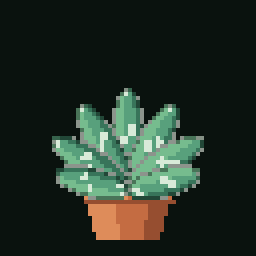
#> input picture data/plants/sprites/aloe_vera.png, 256 x 256 px; its folder holds only this picture in this run
$ python generate_wilted.py aloe_vera.png
#> lines starting #> are read from the running program, lines starting #| are printed output that depends on the picture
"""Make a wilting, slightly gray version of every plant sprite (transparent background).

    python generate_wilted.py            # writes wilted/<plant_type_id>.png
    python generate_wilted.py --sheet    # also writes wilted_sheet.png (healthy vs wilted)

Shown full-screen when a reading needs fixing. The same wilted image is used for every kind of
failure. It is derived from the healthy sprite, so it always matches it: the leaves sag and
spread, the color is grayed and dulled, and the tips go dry olive-brown. The pot / trunk stays
put. Needs Pillow.
"""

import sys
from pathlib import Path

from PIL import Image

N = 64  # pixel grid of the sprites
SCALE = 4  # output 256px, crisp at ~250px on screen
BG = (9, 20, 15)

HERE = Path(__file__).parent


def is_bg(c):
    return max(c) <= 34  # the dark background (the approved dracaena has a little noise)


def is_base(c):
    r, g, b = c
    return r > g + 28 and r > 100  # terracotta pot and brown trunk: they do not wilt


def load_grid(path):
    """Read a sprite as a 64x64 grid of colors (None = background)."""
    im = Image.open(path).convert("RGB")
    s = im.width // N
    grid = {}
    for y in range(N):
        for x in range(N):
            c = im.getpixel((x * s + s // 2, y * s + s // 2))
            if not is_bg(c):
                grid[(x, y)] = c
    return grid


def mix(a, b, k):
    return tuple(int(a[i] * (1 - k) + b[i] * k) for i in range(3))


def grayed(c, amount, dark):
    g = int(0.30 * c[0] + 0.59 * c[1] + 0.11 * c[2])
    return tuple(int(v * dark) for v in mix(c, (g, g, g), amount))


def wilt(grid):
    base = {p: c for p, c in grid.items() if is_base(c)}
    leaves = {p: c for p, c in grid.items() if p not in base}
    if not leaves:
        return grid
    ys = [y for _, y in leaves]
    ytop = min(ys)
    # where the leaves attach: the top of the pot/trunk, or the bottom of the leaves
    ybase = min((y for _, y in base), default=max(ys) + 1)
    ybase = max(ybase, ytop + 8)
    span = max(ybase - ytop, 1)
    cx = sum(x for x, _ in leaves) / len(leaves)
    half = max(max(abs(x - cx) for x, _ in leaves), 1)

    out = {}
    for (x, y), c in base.items():
        out[(x, y)] = grayed(c, 0.35, 0.92)

    for (x, y), c in sorted(leaves.items(), key=lambda kv: kv[0][1]):  # top first, lower leaves paint over
        t = max(0.0, min(1.0, (ybase - y) / span))  # 0 at the base, 1 at the tips
        u = (x - cx) / half  # -1 (far left) .. 1 (far right)
        reach = abs(u)
        # gravity: leaves that reach out hang down over the pot; the upright ones lean over and lose height
        ny = ybase - (ybase - y) * (0.80 - 0.12 * reach) + span * 0.50 * reach ** 1.6 * (0.45 + 0.55 * t) + 7 * t * t
        nx = cx + (x - cx) * 0.90 + (1 if x >= cx else -1) * 3 * t * (1 - reach)
        color = grayed(c, 0.50, 0.90)
        tip = max(t, reach) - 0.45
        if tip > 0:  # dry, browning tips
            color = mix(color, (116, 104, 62), min(0.5, 0.9 * tip))
        for dx in range(2):
            for dy in range(2):
                px, py = int(round(nx)) + dx - 0, int(round(ny)) + dy
                if 0 <= px < N and 0 <= py < N and (px, py) not in base:
                    out[(px, py)] = color
    return out


def to_image(grid, crop=False):
    """Grid -> RGBA PNG. crop=True trims to the plant (1px margin) so the app can scale it up to fill the screen."""
    im = Image.new("RGBA", (N, N), (0, 0, 0, 0))
    for (x, y), c in grid.items():
        im.putpixel((x, y), (*c, 255))
    if crop and grid:
        xs, ys = [x for x, _ in grid], [y for _, y in grid]
        im = im.crop((max(min(xs) - 1, 0), max(min(ys) - 1, 0), min(max(xs) + 2, N), min(max(ys) + 2, N)))
    return im.resize((im.width * SCALE, im.height * SCALE), Image.NEAREST)


def sprite_ids():
    return sorted(p.stem for p in HERE.glob("*.png") if not p.stem.endswith("_sheet"))


def main():
    out_dir = HERE / "wilted"
    out_dir.mkdir(exist_ok=True)
    pairs = []
    for pid in sprite_ids():
        grid = load_grid(HERE / f"{pid}.png")
#> in load_grid, im is the input picture: PIL image 256x256 RGB; mean R, G, B 35.2, 46.7, 36.5
#> after the loop in load_grid, `for y in range(N):`: grid = 915 items
#> grid = 915 items
        wilted_grid = wilt(grid)
#> in wilt, `base = {p: c for p, c in grid.items() if is_base(c)}`: base = 191 items
#> in wilt, `leaves = {p: c for p, c in grid.items() if p not in base}`: leaves = 724 items
#> in wilt, `ys = [y for _, y in leaves]`: ys = 724 values from 22 to 49
#> in wilt, `ytop = min(ys)`: ytop = 22
#> in wilt, `ybase = min((y for _, y in base), default=max(ys) + 1)`: ybase = 49
#> in wilt, `span = max(ybase - ytop, 1)`: span = 27
#> in wilt, `cx = sum(x for x, _ in leaves) / len(leaves)`: cx = 31.5
#> in wilt, `half = max(max(abs(x - cx) for x, _ in leaves), 1)`: half = 18.5
#> the loop in wilt, `for (x, y), c in base.items():` made 191 passes
#> (x, y, c, g in grayed) on passes 1 to 3: (21, 49, (222, 140, 90), 159), (31, 49, (222, 140, 90), 159), (32, 49, (196, 108, 66), 129)
#> after the loop in wilt, `for (x, y), c in base.items():`: out = 191 items
#> the loop in wilt, `for (x, y), c in sorted(leaves.items(), key=lambda kv: kv[0][1]):` made 724 passes
#> (x, y, c, t, u, reach, ny, nx) on passes 1 to 11: (31, 22, (133, 145, 133), 1, -0.027, 0.027, 34.53, 28.13), (32, 22, (54, 99, 76), 1, 0.027, 0.027, 34.53, 34.87), (30, 23, (73, 116, 88), 0.963, -0.0811, 0.0811, 35.18, 27.5), (31, 23, (216, 234, 216), 0.963, -0.027, 0.027, 34.82, 28.24), (32, 23, (88, 160, 124), 0.963, 0.027, 0.027, 34.82, 34.76), (33, 23, (34, 71, 55), 0.963, 0.0811, 0.0811, 35.18, 35.5), (29, 24, (140, 148, 140), 0.926, -0.135, 0.135, 35.93, 26.85), (30, 24, (118, 188, 142), 0.926, -0.0811, 0.0811, 35.48, 27.6), (31, 24, (88, 160, 124), 0.926, -0.027, 0.027, 35.12, 28.35), (32, 24, (88, 160, 124), 0.926, 0.027, 0.027, 35.12, 34.65), (33, 24, (56, 116, 90), 0.926, 0.0811, 0.0811, 35.48, 35.4)
#> (t, u, reach, ny, nx, tip, color) on passes 61 to 66: (0.778, 0.135, 0.135, 37.26, 35.77, 0.328, (81, 96, 76)), (0.778, 0.189, 0.189, 37.74, 36.54, 0.328, (123, 123, 107)), (0.778, 0.405, 0.405, 40.25, 39.64, 0.328, (88, 99, 77)), (0.778, 0.459, 0.459, 41.01, 40.41, 0.328, (122, 140, 113)), (0.778, 0.514, 0.514, 41.81, 41.19, 0.328, (122, 140, 113)), (0.778, 0.568, 0.568, 42.65, 41.96, 0.328, (104, 123, 100))
        to_image(wilted_grid, crop=True).save(out_dir / f"{pid}.png", optimize=True)
#> in to_image, `im = Image.new("RGBA", (N, N), (0, 0, 0, 0))`: im: PIL image 64x64 RGBA; every value is 0
#> the loop in to_image, `for (x, y), c in grid.items():` made 546 passes
#> (x, y, c) on passes 1 to 3: (21, 49, (183, 134, 104)), (31, 49, (183, 134, 104)), (32, 49, (158, 105, 80))
#> after the loop in to_image, `for (x, y), c in grid.items():`:
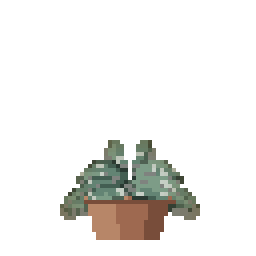
#> im: PIL image 64x64 RGBA (shown 4 times larger); mean R, G, B, A 16.7, 15.9, 13.3, 34; transparent parts drawn white
#> in to_image, `im = im.crop((max(min(xs) - 1, 0), max(min(ys) - 1, 0), min(max(xs) + ..`:
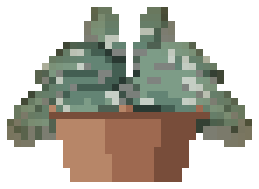
#> im: PIL image 37x27 RGBA (shown 7 times larger); mean R, G, B, A 68.3, 65.4, 54.6, 139.4; transparent parts drawn white
        pairs.append((pid, to_image(grid), to_image(wilted_grid)))
#> call 2 of to_image, with crop = False
#> the loop in to_image (call 2), `for (x, y), c in grid.items():` made 915 passes
#> (x, y, c) on passes 1 to 3: (31, 22, (133, 145, 133)), (32, 22, (54, 99, 76)), (30, 23, (73, 116, 88))
#> after the loop in to_image (call 2), `for (x, y), c in grid.items():`:
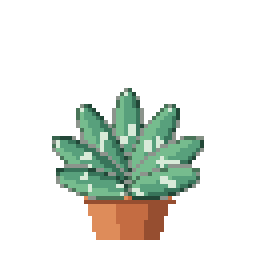
#> im: PIL image 64x64 RGBA (shown 4 times larger); mean R, G, B, A 27.4, 32.7, 25.7, 57; transparent parts drawn white
#> in to_image (call 2), `return im.resize((im.width * SCALE, im.height * SCALE), Image.NEAREST)`:
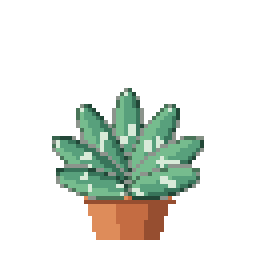
#> returned value: PIL image 256x256 RGBA; mean R, G, B, A 27.4, 32.7, 25.7, 57; transparent parts drawn white
        print("wrote", f"wilted/{pid}.png")
    if "--sheet" in sys.argv:
        cell = N * SCALE
        sheet = Image.new("RGB", (cell * 4, cell * ((len(pairs) * 2 + 3) // 4)), BG)
        for i, (_, healthy, wilted) in enumerate(pairs):
            for j, im in enumerate((healthy, wilted)):
                k = i * 2 + j
                sheet.paste(im, ((k % 4) * cell, (k // 4) * cell), im)
        sheet.save(HERE / "wilted_sheet.png")
        print("wrote wilted_sheet.png")


if __name__ == "__main__":
    main()

$ run again, on data/plants/sprites/heartleaf_philodendron.png
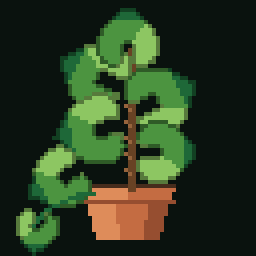
#> input picture data/plants/sprites/heartleaf_philodendron.png, 256 x 256 px
#> in load_grid, im is the input picture: PIL image 256x256 RGB; mean R, G, B 42.1, 58.4, 32
#> after the loop in load_grid, `for y in range(N):`: grid = 1459 items
#> base = 299 items
#> leaves = 1160 items
#> ys = 1160 values from 2 to 63
#> ytop = 2
#> ybase = 12
#> span = 10
#> cx = 27.1
#> half = 23.1
#> the loop in wilt, `for (x, y), c in base.items():` made 299 passes
#> (x, y, c, g in grayed) on passes 1 to 3: (32, 12, (104, 66, 36), 74), (32, 13, (104, 66, 36), 74), (33, 16, (104, 66, 36), 74)
#> after the loop in wilt, `for (x, y), c in base.items():`: out = 299 items
#> the loop in wilt, `for (x, y), c in sorted(leaves.items(), key=lambda kv: kv[0][1]):` made 1160 passes
#> (x, y, c, t, u, reach, ny, nx) on passes 1 to 8: (30, 2, (18, 64, 34), 1, 0.126, 0.126, 11.33, 32.33), (31, 2, (18, 64, 34), 1, 0.169, 0.169, 11.49, 33.1), (32, 2, (18, 64, 34), 1, 0.212, 0.212, 11.67, 33.87), (33, 2, (18, 64, 34), 1, 0.256, 0.256, 11.87, 34.64), (29, 3, (18, 64, 34), 0.9, 0.0825, 0.0825, 10.65, 31.29), (30, 3, (30, 104, 56), 0.9, 0.126, 0.126, 10.78, 32.07), (31, 3, (30, 104, 56), 0.9, 0.169, 0.169, 10.93, 32.85), (32, 3, (30, 104, 56), 0.9, 0.212, 0.212, 11.1, 33.64)
#> the loop in to_image, `for (x, y), c in grid.items():` made 1225 passes
#> (x, y, c) on passes 1 to 3: (32, 12, (85, 62, 45)), (32, 13, (85, 62, 45)), (33, 16, (85, 62, 45))
#> after the loop in to_image, `for (x, y), c in grid.items():`:
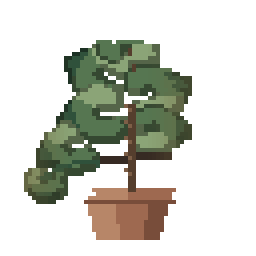
#> im: PIL image 64x64 RGBA (shown 4 times larger); mean R, G, B, A 29.6, 31, 22, 76.3; transparent parts drawn white
#> the loop in to_image (call 2), `for (x, y), c in grid.items():` made 1459 passes
#> (x, y, c) on passes 1 to 3: (30, 2, (18, 64, 34)), (31, 2, (18, 64, 34)), (32, 2, (18, 64, 34))
#> in to_image (call 2), `return im.resize((im.width * SCALE, im.height * SCALE), Image.NEAREST)`:
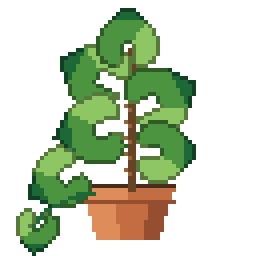
#> returned value: PIL image 256x256 RGBA; mean R, G, B, A 35.6, 46.8, 23, 90.8; transparent parts drawn white

$ run again, on data/plants/sprites/monstera.png
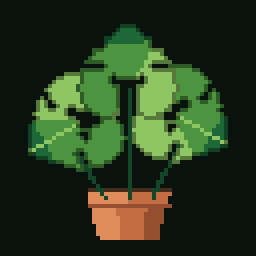
#> input picture data/plants/sprites/monstera.png, 256 x 256 px
#> in load_grid, im is the input picture: PIL image 256x256 RGB; mean R, G, B 39.3, 56.6, 31.2
#> after the loop in load_grid, `for y in range(N):`: grid = 1353 items
#> base = 211 items
#> leaves = 1142 items
#> ys = 1142 values from 6 to 49
#> ytop = 6
#> ybase = 48
#> span = 42
#> cx = 31.48
#> half = 24.52
#> the loop in wilt, `for (x, y), c in base.items():` made 211 passes
#> (x, y, c, g in grayed) on passes 1 to 3: (22, 48, (222, 140, 90), 159), (23, 48, (222, 140, 90), 159), (24, 48, (222, 140, 90), 159)
#> after the loop in wilt, `for (x, y), c in base.items():`: out = 211 items
#> the loop in wilt, `for (x, y), c in sorted(leaves.items(), key=lambda kv: kv[0][1]):` made 1142 passes
#> (x, y, c, t, u, reach, ny, nx) on passes 1 to 7: (30, 6, (18, 64, 34), 1, -0.0603, 0.0603, 21.94, 27.33), (31, 6, (18, 64, 34), 1, -0.0195, 0.0195, 21.54, 28.11), (32, 6, (18, 64, 34), 1, 0.0212, 0.0212, 21.55, 34.88), (33, 6, (18, 64, 34), 1, 0.062, 0.062, 21.96, 35.66), (29, 7, (18, 64, 34), 0.976, -0.101, 0.101, 22.9, 26.62), (30, 7, (30, 104, 56), 0.976, -0.0603, 0.0603, 22.4, 27.4), (31, 7, (30, 104, 56), 0.976, -0.0195, 0.0195, 22, 28.18)
#> the loop in to_image, `for (x, y), c in grid.items():` made 902 passes
#> (x, y, c) on passes 1 to 3: (22, 48, (183, 134, 104)), (23, 48, (183, 134, 104)), (24, 48, (183, 134, 104))
#> after the loop in to_image, `for (x, y), c in grid.items():`:
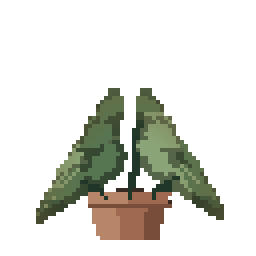
#> im: PIL image 64x64 RGBA (shown 4 times larger); mean R, G, B, A 22.6, 23.2, 16.4, 56.2; transparent parts drawn white
#> the loop in to_image (call 2), `for (x, y), c in grid.items():` made 1353 passes
#> (x, y, c) on passes 1 to 3: (30, 6, (18, 64, 34)), (31, 6, (18, 64, 34)), (32, 6, (18, 64, 34))
#> in to_image (call 2), `return im.resize((im.width * SCALE, im.height * SCALE), Image.NEAREST)`:
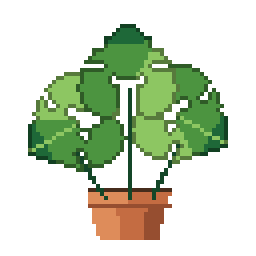
#> returned value: PIL image 256x256 RGBA; mean R, G, B, A 32.6, 44.6, 21.8, 84.2; transparent parts drawn white

$ run again, on data/plants/sprites/peace_lily.png
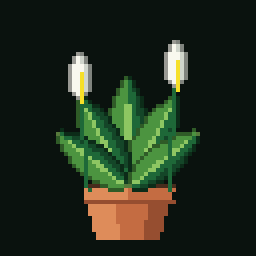
#> input picture data/plants/sprites/peace_lily.png, 256 x 256 px
#> in load_grid, im is the input picture: PIL image 256x256 RGB; mean R, G, B 33.5, 44, 28.3
#> after the loop in load_grid, `for y in range(N):`: grid = 1008 items
#> base = 244 items
#> leaves = 764 items
#> ys = 764 values from 10 to 47
#> ytop = 10
#> ybase = 47
#> span = 37
#> cx = 31.59
#> half = 17.59
#> the loop in wilt, `for (x, y), c in base.items():` made 244 passes
#> (x, y, c, g in grayed) on passes 1 to 3: (21, 47, (222, 140, 90), 159), (23, 47, (222, 140, 90), 159), (24, 47, (222, 140, 90), 159)
#> after the loop in wilt, `for (x, y), c in base.items():`: out = 244 items
#> the loop in wilt, `for (x, y), c in sorted(leaves.items(), key=lambda kv: kv[0][1]):` made 764 passes
#> (x, y, c, t, u, reach, ny, nx) on passes 1 to 7: (43, 10, (153, 153, 147), 1, 0.648, 0.648, 36.52, 42.91), (44, 10, (128, 132, 126), 1, 0.705, 0.705, 38.11, 43.64), (42, 11, (153, 153, 147), 0.973, 0.591, 0.591, 35.25, 42.15), (43, 11, (248, 248, 238), 0.973, 0.648, 0.648, 36.74, 42.89), (44, 11, (208, 214, 204), 0.973, 0.705, 0.705, 38.29, 43.62), (45, 11, (128, 132, 126), 0.973, 0.762, 0.762, 39.91, 44.35), (42, 12, (153, 153, 147), 0.946, 0.591, 0.591, 35.49, 42.12)
#> the loop in to_image, `for (x, y), c in grid.items():` made 651 passes
#> (x, y, c) on passes 1 to 3: (21, 47, (183, 134, 104)), (23, 47, (183, 134, 104)), (24, 47, (183, 134, 104))
#> in to_image, `im = im.crop((max(min(xs) - 1, 0), max(min(ys) - 1, 0), min(max(xs) + ..`:
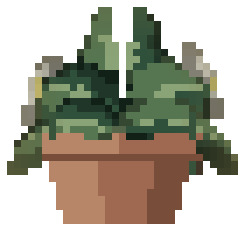
#> im: PIL image 35x33 RGBA (shown 7 times larger); mean R, G, B, A 61.2, 57.9, 42.9, 143.7; transparent parts drawn white
#> the loop in to_image (call 2), `for (x, y), c in grid.items():` made 1008 passes
#> (x, y, c) on passes 1 to 3: (43, 10, (153, 153, 147)), (44, 10, (128, 132, 126)), (42, 11, (153, 153, 147))
#> in to_image (call 2), `return im.resize((im.width * SCALE, im.height * SCALE), Image.NEAREST)`:
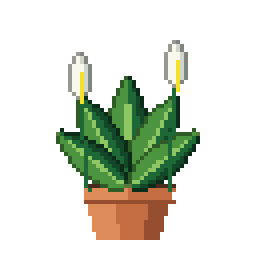
#> returned value: PIL image 256x256 RGBA; mean R, G, B, A 25.9, 30.4, 17.7, 62.8; transparent parts drawn white

$ run again, on data/plants/sprites/chinese_evergreen.png
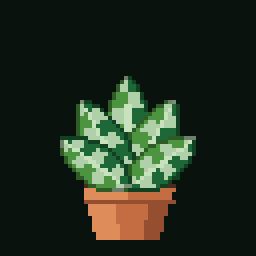
#> input picture data/plants/sprites/chinese_evergreen.png, 256 x 256 px
#> in load_grid, im is the input picture: PIL image 256x256 RGB; mean R, G, B 35, 44.4, 31.2
#> after the loop in load_grid, `for y in range(N):`: grid = 895 items
#> base = 238 items
#> leaves = 657 items
#> ys = 657 values from 19 to 47
#> ytop = 19
#> ybase = 47
#> span = 28
#> cx = 31.52
#> half = 16.52
#> the loop in wilt, `for (x, y), c in base.items():` made 238 passes
#> (x, y, c, g in grayed) on passes 1 to 3: (21, 47, (222, 140, 90), 159), (22, 47, (222, 140, 90), 159), (23, 47, (222, 140, 90), 159)
#> after the loop in wilt, `for (x, y), c in base.items():`: out = 238 items
#> the loop in wilt, `for (x, y), c in sorted(leaves.items(), key=lambda kv: kv[0][1]):` made 657 passes
#> (x, y, c, t, u, reach, ny, nx) on passes 1 to 7: (31, 19, (109, 128, 105), 1, -0.0313, 0.0313, 31.76, 28.15), (32, 19, (18, 64, 34), 1, 0.0292, 0.0292, 31.75, 34.86), (30, 20, (47, 91, 39), 0.964, -0.0919, 0.0919, 32.51, 27.52), (31, 20, (176, 208, 170), 0.964, -0.0313, 0.0313, 32.06, 28.25), (32, 20, (30, 104, 56), 0.964, 0.0292, 0.0292, 32.05, 34.76), (33, 20, (18, 64, 34), 0.964, 0.0898, 0.0898, 32.49, 35.48), (29, 21, (47, 91, 39), 0.929, -0.152, 0.152, 33.37, 26.89)
#> the loop in to_image, `for (x, y), c in grid.items():` made 543 passes
#> (x, y, c) on passes 1 to 3: (21, 47, (183, 134, 104)), (22, 47, (183, 134, 104)), (23, 47, (183, 134, 104))
#> the loop in to_image (call 2), `for (x, y), c in grid.items():` made 895 passes
#> (x, y, c) on passes 1 to 3: (31, 19, (109, 128, 105)), (32, 19, (18, 64, 34)), (30, 20, (47, 91, 39))
#> in to_image (call 2), `return im.resize((im.width * SCALE, im.height * SCALE), Image.NEAREST)`:
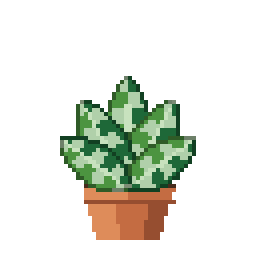
#> returned value: PIL image 256x256 RGBA; mean R, G, B, A 27.2, 30.3, 20.2, 55.7; transparent parts drawn white
